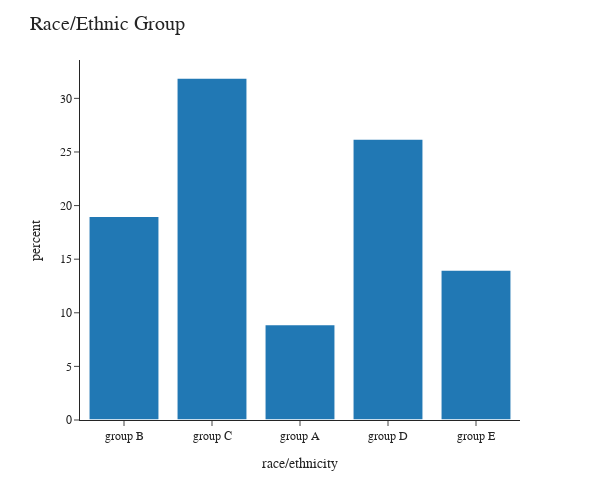

The notebook cell saved with this chart:
### Markdown cell above
<a href="#toc">Back to top</a>

<a id="2"></a>
<font color="lightseagreen" size=+3.5><b>2. Basic Plots</b></font>

<a id="2.1"></a>
<font color="lightseagreen" size=+1.5><b>2.1 Histogram: basic</b></font>

### Code cell
fig = px.histogram(df_study, x="race/ethnicity",
                   width=600, 
                   height=500,
                   histnorm='percent',
                   template="simple_white"
                   )
fig.update_layout(title="Race/Ethnic Group", 
                  font_family="San Serif",
                  titlefont={'size': 20},
                  showlegend=True,
                  legend=dict(
                      orientation="v",
                      y=1.0, 
                      yanchor="top", 
                      x=1.0, 
                      xanchor="right"
                  )                 
                 )
fig.update_traces(marker_color=None, marker_line_color='white',
                  marker_line_width=1.5, opacity=0.99)
fig.show()

### Figure 1 — Plotly figure (JSON) as saved in the notebook; plotly's stock layout.template omitted (floating-point values rounded to 4 significant figures; data arrays with more than 128 entries replaced by an {"elided": "..."} marker saying what was removed)
{"data": [{"alignmentgroup": "True", "bingroup": "x", "histnorm": "percent", "hovertemplate": "race/ethnicity=%{x}<br>percent=%{y}<extra></extra>", "legendgroup": "", "marker": {"line": {"color": "white", "width": 1.5}}, "name": "", "offsetgroup": "", "opacity": 0.99, "orientation": "v", "showlegend": false, "type": "histogram", "x": {"elided": "1000 str values"}, "xaxis": "x", "yaxis": "y"}], "layout": {"barmode": "relative", "font": {"family": "San Serif"}, "height": 500, "legend": {"orientation": "v", "tracegroupgap": 0, "x": 1.0, "xanchor": "right", "y": 1.0, "yanchor": "top"}, "margin": {"t": 60}, "showlegend": true, "title": {"font": {"size": 20}, "text": "Race/Ethnic Group"}, "width": 600, "xaxis": {"anchor": "y", "domain": [0.0, 1.0], "title": {"text": "race/ethnicity"}}, "yaxis": {"anchor": "x", "domain": [0.0, 1.0], "title": {"text": "percent"}}}}
